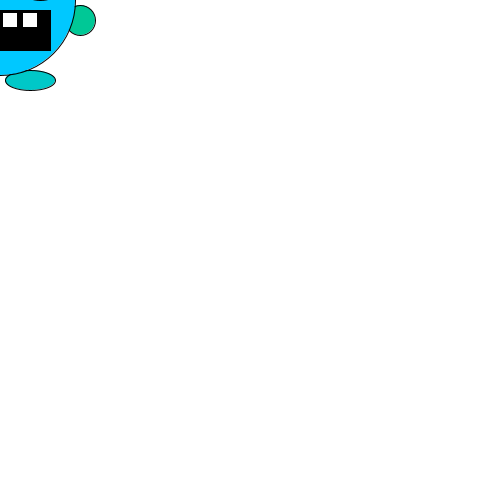
Frame 1 (no input)
Frame 60 (the mouse pressed at the canvas centre just before this capture): identical to frame 1, image omitted
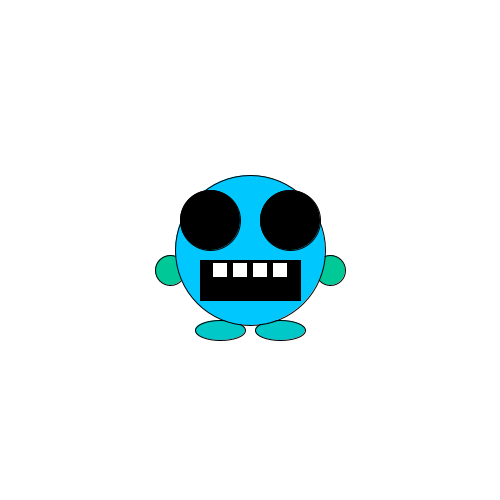
Frame 120 (the mouse held since frame 60 and released just before this capture)

The Processing sketch that drew these frames (run headless with seeded random() and noise(); from frame 60 on, the mouse is pressed at the canvas centre):

// Processing sketch: processing_122806
// ── processing_122806.pde

void setup(){
size(500,500);
background(255,255,255);
}

void draw(){
background(255,255,255);
  
  fill(0,200,200);
ellipseMode(CENTER);
ellipse(mouseX+30,mouseY+80,50,20);

fill(0,200,200);
ellipseMode(CENTER);
ellipse(mouseX-30,mouseY+80,50,20);
  
  stroke(0);
fill(0,200,150);
ellipseMode(CENTER);
ellipse(mouseX-80,mouseY+20,30,30);

stroke(0);
fill(0,200,150);
ellipseMode(CENTER);
ellipse(mouseX+80,mouseY+20,30,30);

stroke(0);
fill(0,200,255);
ellipseMode(CENTER);
ellipse(mouseX,mouseY,150,150);

stroke(0);
fill(0);
ellipseMode(CENTER);
ellipse(mouseX-40,mouseY-30,60,60);

stroke(0);
fill(0);
ellipseMode(CENTER);
ellipse(mouseX+40,mouseY-30,60,60);



stroke(0);
fill(0);
rectMode(CENTER);
rect(mouseX,mouseY+30,100,40);

stroke(0);
fill(255);
rect(mouseX-30,mouseY+20,15,15);

stroke(0);
fill(255);
rect(mouseX-10,mouseY+20,15,15);

stroke(0);
fill(255);
rect(mouseX+10,mouseY+20,15,15);

stroke(0);
fill(255);
rect(mouseX+30,mouseY+20,15,15);



println("#yolo");
}
